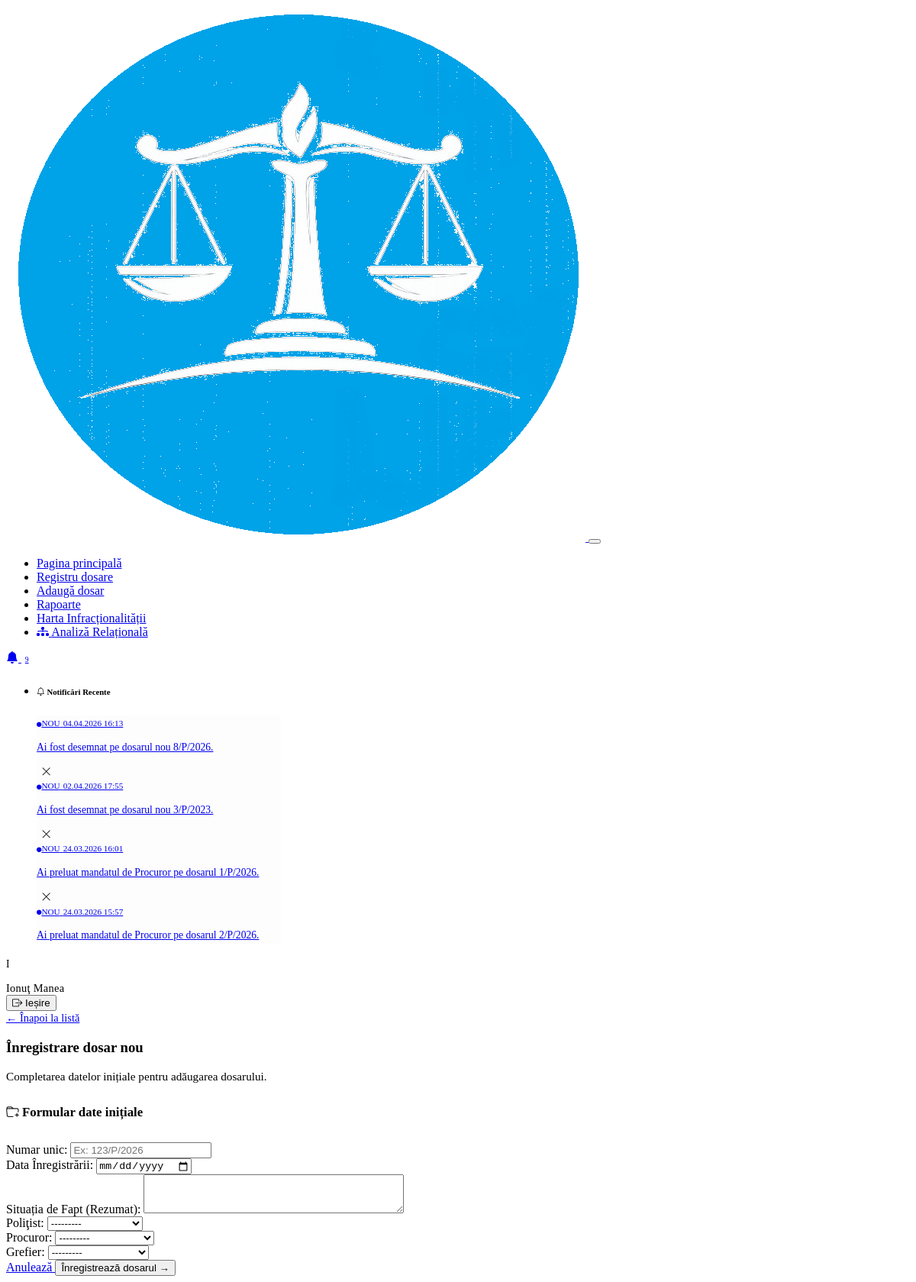
Screenshot of /cases/adauga/ (signed in) with the database file from the repository.
### cases/models.py (models this page shows, shortened)
class Notificare(models.Model):
    utilizator = models.ForeignKey(settings.AUTH_USER_MODEL, on_delete=models.CASCADE, related_name='notificari')
    mesaj = models.CharField(max_length=255)
    link = models.CharField(max_length=255, help_text="URL-ul către dosarul vizat")
    citita = models.BooleanField(default=False)
    data_crearii = models.DateTimeField(auto_now_add=True)
    class Meta:
        ordering = ['-data_crearii'] # Cele mai noi apar primele
        verbose_name = "Notificare"
        verbose_name_plural = "Notificări"

### accounts/models.py (models this page shows, shortened)
class CustomUser(AbstractUser):
    class Role(models.TextChoices):
        PROCUROR = 'PROCUROR', 'Procuror'
        POLITIST = 'POLITIST', 'Ofițer de Poliție Judiciară'
        GREFIER = 'GREFIER', 'Grefier'
        ADMIN = 'ADMIN', 'Administrator Sistem'
    rol = models.CharField(
        max_length=20,
        choices=Role.choices,
        default=Role.POLITIST,
        help_text="Rolul utilizatorului în sistemul de management al dosarelor."
    )
    grad_profesional = models.CharField(
        max_length=100,
        blank=True,
        null=True,
        help_text="Ex: Inspector principal, Comisar șef"
    )
    unitate = models.CharField(
        max_length=150,
        blank=True,
        null=True,
        help_text="Ex: Parchetul de pe lângă Judecătoria Sector 1 / SIC Brașov"
    )

### cases/views.py (the view)
# urls.py: path('adauga/', views.adaugare_dosar, name='adaugare_dosar'), # <--- RUTA NOUĂ AICI
@login_required
def adaugare_dosar(request):
    if request.method == 'POST':
        form = CreareDosarForm(request.POST)
        if form.is_valid():
            dosar = form.save()
            if dosar.ofiter_caz:
                IstoricDesemnare.objects.create(dosar=dosar, utilizator=dosar.ofiter_caz, rol='Ofițer', data_desemnare=dosar.data_inregistrarii)
            if dosar.procuror_caz:
                IstoricDesemnare.objects.create(dosar=dosar, utilizator=dosar.procuror_caz, rol='Procuror', data_desemnare=dosar.data_inregistrarii)
            if dosar.grefier_caz:
                IstoricDesemnare.objects.create(dosar=dosar, utilizator=dosar.grefier_caz, rol='Grefier', data_desemnare=dosar.data_inregistrarii)
            link_dosar = reverse('cases:detalii_dosar', args=[dosar.pk])
            mesaj_nou = f"Ai fost desemnat pe dosarul nou {dosar.numar_unic}."
            if dosar.ofiter_caz:
                Notificare.objects.create(utilizator=dosar.ofiter_caz, mesaj=mesaj_nou, link=link_dosar)
            if dosar.procuror_caz:
                Notificare.objects.create(utilizator=dosar.procuror_caz, mesaj=mesaj_nou, link=link_dosar)
            if dosar.grefier_caz:
                Notificare.objects.create(utilizator=dosar.grefier_caz, mesaj=mesaj_nou, link=link_dosar)
            return redirect('cases:detalii_dosar', pk=dosar.pk)
    else:
        form = CreareDosarForm()
    context = {'form': form}
    return render(request, 'cases/adaugare_dosar.html', context)

### cases/context_processors.py (called while the page is built)
def notificari_globale(request):
    if request.user.is_authenticated:
        necitite = Notificare.objects.filter(utilizator=request.user, citita=False)
        return {
            'notificari_necitite': necitite,
            'nr_notificari': necitite.count()
        }
    return {'notificari_necitite': [], 'nr_notificari': 0}

### cases/templates/cases/adaugare_dosar.html (shortened to what this page needs)
{% extends 'base.html' %}
{% block content %}
<div class="d-flex flex-column flex-md-row justify-content-between align-items-md-end mb-4 pb-3 border-bottom border-secondary border-opacity-25">
    <div>
        <a href="{% url 'cases:lista_dosare' %}" class="text-decoration-none text-muted mb-2 d-inline-block transition-base hover-text-primary" style="font-size: 0.9rem;">
            &larr; Înapoi la listă
        </a>
        <h3 class="mb-1 fw-bold text-dark d-flex align-items-center gap-2">
            Înregistrare dosar nou
        </h3>
        <p class="text-muted mb-0" style="font-size: 0.95rem;">
            Completarea datelor inițiale pentru adăugarea dosarului.
        </p>
    </div>
</div>
<div class="row justify-content-center mb-5">
    <div class="col-xl-9 col-lg-10">
        <div class="card border-0 border-top border-primary border-3 shadow-sm rounded-3 overflow-hidden mt-2">
            <div class="card-header bg-white py-3 border-bottom border-secondary border-opacity-10">
                <h5 class="mb-0 fw-bold text-dark" style="font-size: 1.05rem;">
                     <i class="bi bi-folder-plus text-primary"></i>  Formular date inițiale
                </h5>
            </div>
            <form method="POST">
                <div class="card-body p-4 p-md-5">
                    <div class="django-form-wrapper text-dark">
                        <div class="row">
                            <div class="col-md-6 mb-4">
                                {{ form.numar_unic.label_tag }}
                                {{ form.numar_unic }}
                            </div>
                            <div class="col-md-6 mb-4">
                                {{ form.data_inregistrarii.label_tag }}
                                {{ form.data_inregistrarii }}
                            </div>
                        </div>
                        <div class="row">
                            <div class="col-12 mb-4">
                                {{ form.infractiune_cercetata.label_tag }}
                                {{ form.infractiune_cercetata }}
                            </div>
                        </div>
                        <div class="row">
                            <div class="col-md-4 mb-4 mb-md-0">
                                {{ form.ofiter_caz.label_tag }}
                                {{ form.ofiter_caz }}
                            </div>
                            <div class="col-md-4 mb-4 mb-md-0">
                                {{ form.procuror_caz.label_tag }}
                                {{ form.procuror_caz }}
                            </div>
                            <div class="col-md-4 mb-4 mb-md-0">
                                {{ form.grefier_caz.label_tag }}
                                {{ form.grefier_caz }}
                            </div>
                        </div>
                    </div>
                </div>
                <div class="card-footer bg-light border-top border-secondary border-opacity-10 px-4 py-3 d-flex justify-content-between align-items-center">
                    <a href="{% url 'cases:lista_dosare' %}" class="btn btn-light border border-secondary border-opacity-25 px-4 fw-medium transition-base">
                        Anulează
                    </a>
                    <button type="submit" class="btn btn-primary px-4 shadow-sm fw-medium d-flex align-items-center gap-2 transition-base">
                        <span>Înregistrează dosarul</span> &rarr;
                    </button>
                </div>
            </form>
        </div>
    </div>
</div>
{% endblock %}

### templates/base.html (shortened to what this page needs)
{% load static %}
{% load sass_tags %}
<!DOCTYPE html>
<html lang="ro">
<head>
    <link href="{% sass_src 'scss/main.scss' %}" rel="stylesheet" type="text/css" />
    <link rel="stylesheet" href="{% static 'icons/bootstrap-icons.css' %}">
</head>
<body class="bg-light" style="min-height: 100vh; display: flex; flex-direction: column;">
    {% block header %}
    <nav class="navbar navbar-expand-lg navbar-dark bg-primary bg-gradient mb-4 shadow-sm border-bottom border-3 border-secondary border-opacity-25">
            <div class="container-xl h-100"> <a class="navbar-brand fw-bold text-white d-flex align-items-center me-4 h-100" href="{% url 'cases:dashboard' %}">
                    <span class="d-flex align-items-center gap-2">
                        <img src="{% static 'images/logo_login.png' %}" alt="Logo" class="navbar-logo">
                    </span>
                </a>
            <button class="navbar-toggler border-0" type="button" data-bs-toggle="collapse" data-bs-target="#navbarNav" aria-controls="navbarNav" aria-expanded="false" aria-label="Toggle navigation">
            </button>
            <div class="collapse navbar-collapse" id="navbarNav">
                {% if user.is_authenticated %}
                    <ul class="navbar-nav me-auto mb-2 mb-lg-0 gap-1 align-items-lg-center">
                        <li class="nav-item">
                            <a class="nav-link px-3 fw-medium text-white opacity-75 hover-opacity-100 transition-base" href="{% url 'cases:dashboard' %}">
                                Pagina principală
                            </a>
                        </li>
                        <li class="nav-item">
                            <a class="nav-link px-3 fw-medium text-white opacity-75 hover-opacity-100 transition-base" href="{% url 'cases:lista_dosare' %}">
                                Registru dosare
                            </a>
                        </li>
                        <li class="nav-item">
                            <a class="nav-link px-3 fw-medium text-white opacity-75 hover-opacity-100 transition-base" href="{% url 'cases:adaugare_dosar' %}">
                                Adaugă dosar
                            </a>
                        </li>
                        <li class="nav-item">
                            <a class="nav-link px-3 fw-medium text-white opacity-75 hover-opacity-100 transition-base" href="{% url 'cases:rapoarte' %}">
                                Rapoarte
                            </a>
                        </li>
                        <li class="nav-item">
                            <a class="nav-link px-3 fw-medium text-white opacity-75 hover-opacity-100 transition-base" href="{% url 'cases:harta' %}">
                                Harta Infracționalității
                            </a>
                        </li>
                        <li class="nav-item">
                            <a class="nav-link {% if request.resolver_match.url_name == 'graf_relational' %}active fw-bold{% endif %}" href="{% url 'cases:graf_relational' %}">
                                <i class="bi bi-diagram-3-fill me-1"></i> Analiză Relațională
                            </a>
                        </li>
                    </ul>
                    <div class="d-flex align-items-center gap-3 mt-3 mt-lg-0">
                        <div class="nav-item dropdown">
                            <a class="nav-link position-relative text-white opacity-75 hover-opacity-100 p-1" href="#" id="notificariDropdown" role="button" data-bs-toggle="dropdown" aria-expanded="false" style="margin-top: 2px;">
                                <i class="bi bi-bell-fill fs-5 text-warning"></i>
                                {% if nr_notificari > 0 %}
                                <span id="badge-notificari" class="position-absolute translate-middle badge rounded-pill bg-danger border border-primary border-2 shadow-sm fw-bold" style="top: 25%; left: 75%; font-size: 0.6rem; padding: 0.35em 0.5em;">
                                    {{ nr_notificari }}
                                </span>
                                {% endif %}
                            </a>
                            <ul class="dropdown-menu dropdown-menu-end shadow-lg border border-secondary border-opacity-10 rounded-3 mt-2 p-0 overflow-hidden" aria-labelledby="notificariDropdown" style="width: 320px; max-height: 400px;">
                                <li>
                                    <div class="dropdown-header border-bottom py-3 bg-light">
                                        <h6 class="mb-0 fw-bold text-dark d-flex align-items-center gap-2">
                                            <i class="bi bi-bell"></i> Notificări Recente
                                        </h6>
                                    </div>
                                </li>
                                <div style="overflow-y: auto; max-height: 300px;">
                                {% if nr_notificari > 0 %}
                                    {% for notificare in notificari_necitite %}
                                        <li id="notif-{{ notificare.pk }}" class="position-relative border-bottom border-secondary border-opacity-10">
                                            <div class="d-flex align-items-start py-3 px-3 transition-base" style="background-color: #fdfdfd; cursor: pointer;" onmouseover="this.style.backgroundColor='#f8f9fa'" onmouseout="this.style.backgroundColor='#fdfdfd'">
                                                <a class="text-decoration-none text-dark flex-grow-1 pe-3" href="{% url 'cases:citeste_notificare' notificare.pk %}">
                                                    <div class="d-flex justify-content-between align-items-center mb-1">
                                                        <small class="text-primary fw-bold" style="font-size: 0.7rem;"><i class="bi bi-circle-fill me-1" style="font-size: 0.4rem;"></i>NOU</small>
                                                        <small class="text-muted fw-medium" style="font-size: 0.7rem;">{{ notificare.data_crearii|date:"d.m.Y H:i" }}</small>
                                                    </div>
                                                    <p class="mb-0 text-secondary" style="font-size: 0.85rem; line-height: 1.4;">{{ notificare.mesaj }}</p>
                                                </a>
                                                <button onclick="stergeNotificare(event, '{{ notificare.pk }}')"
                                                        class="btn btn-sm text-muted p-0 ms-1 opacity-50 hover-opacity-100 transition-base"
                                                        title="Marchează ca citită"
                                                        style="background: transparent; border: none; box-shadow: none;">
                                                    <i class="bi bi-x-lg fs-5"></i>
                                                </button>
                                            </div>
                                        </li>
                                    {% endfor %}
                                {% endif %}
                                </div>
                            </ul>
                        </div>
                        <div class="d-flex align-items-center border-start border-light border-opacity-25 ps-3">
                            <div class="d-none d-md-flex align-items-center gap-2 me-3">
                                <div class="bg-white text-primary rounded-circle d-flex align-items-center justify-content-center shadow-sm" style="width: 32px; height: 32px;">
                                    <span class="fw-bold" style="font-size: 0.85rem;">{{ user.first_name|slice:":1"|default:user.username|slice:":1"|upper }}</span>
                                </div>
                                <span class="text-white fw-medium" style="font-size: 0.9rem; letter-spacing: 0.3px;">{{ user.get_full_name|default:user.username }}</span>
                            </div>
                            <form action="{% url 'logout' %}" method="post" class="m-0">
                                <button type="submit" class="btn btn-sm btn-outline-light rounded-pill px-3 py-1 fw-medium transition-base d-flex align-items-center gap-1">
                                    <i class="bi bi-box-arrow-right"></i> Ieșire
                                </button>
                            </form>
                        </div>
                    </div>
                {% else %}
                    <div class="ms-auto">
                        <span class="badge bg-danger bg-opacity-10 border border-danger border-opacity-50 text-white px-3 py-2 rounded-pill d-flex align-items-center gap-2">
                            <i class="bi bi-lock-fill"></i> Acces restricționat
                        </span>
                    </div>
                {% endif %}
            </div>
        </div>
    </nav>
    {% endblock header %}
    <main class="container-xl flex-grow-1">
        {% block content %}
        {% endblock %}
    </main>
</body>
</html>

### rows the page displays
Notificare: data_crearii "04.04.2026 16:13", mesaj "Ai fost desemnat pe dosarul nou 8/P/2026."
Notificare: data_crearii "02.04.2026 17:55", mesaj "Ai fost desemnat pe dosarul nou 3/P/2023."
Notificare: data_crearii "24.03.2026 16:01", mesaj "Ai preluat mandatul de Procuror pe dosarul 1/P/2026."
Notificare: data_crearii "24.03.2026 15:57", mesaj "Ai preluat mandatul de Procuror pe dosarul 2/P/2026."
CustomUser: first_name "I", get_full_name "Ionuţ Manea"

### other values shown
{{ nr_notificari }} "9"
